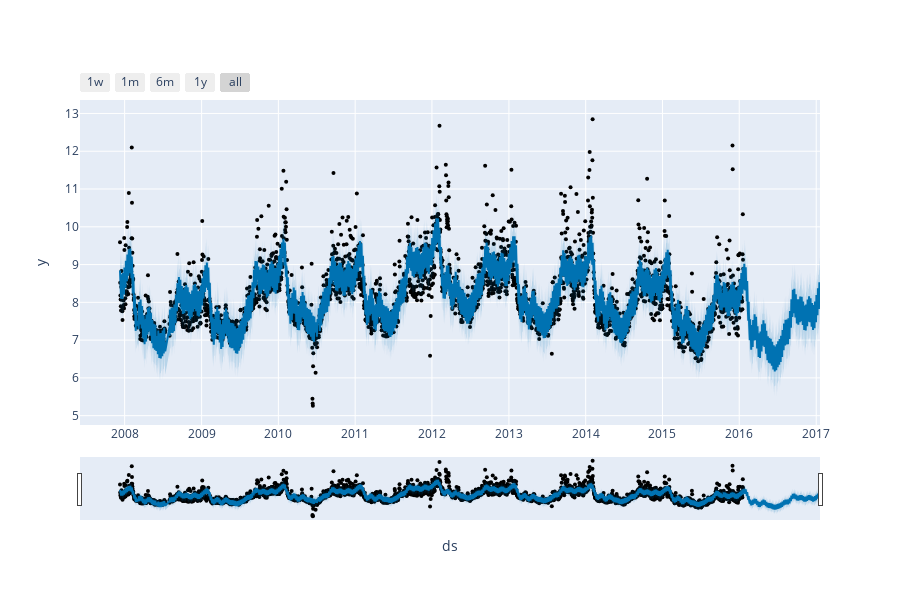

Source (notebook cell):
### Code cell
# Python
from prophet.plot import plot_plotly, plot_components_plotly

plot_plotly(m, forecast)

### Figure 1 — Plotly figure (JSON) as saved in the notebook; plotly's stock layout.template omitted (floating-point values rounded to 4 significant figures; data arrays with more than 128 entries replaced by an {"elided": "..."} marker saying what was removed)
{"data": [{"marker": {"color": "black", "size": 4}, "mode": "markers", "name": "Actual", "type": "scatter", "x": {"elided": "2905 str values"}, "y": {"elided": "2905 float values"}}, {"hoverinfo": "skip", "line": {"width": 0}, "mode": "lines", "type": "scatter", "x": {"elided": "3270 str values"}, "y": {"elided": "3270 float values"}}, {"fill": "tonexty", "fillcolor": "rgba(0, 114, 178, 0.2)", "line": {"color": "#0072B2", "width": 2}, "mode": "lines", "name": "Predicted", "type": "scatter", "x": {"elided": "3270 str values"}, "y": {"elided": "3270 float values"}}, {"fill": "tonexty", "fillcolor": "rgba(0, 114, 178, 0.2)", "hoverinfo": "skip", "line": {"width": 0}, "mode": "lines", "type": "scatter", "x": {"elided": "3270 str values"}, "y": {"elided": "3270 float values"}}], "layout": {"height": 600, "showlegend": false, "width": 900, "xaxis": {"rangeselector": {"buttons": [{"count": 7, "label": "1w", "step": "day", "stepmode": "backward"}, {"count": 1, "label": "1m", "step": "month", "stepmode": "backward"}, {"count": 6, "label": "6m", "step": "month", "stepmode": "backward"}, {"count": 1, "label": "1y", "step": "year", "stepmode": "backward"}, {"step": "all"}]}, "rangeslider": {"visible": true}, "title": {"text": "ds"}, "type": "date"}, "yaxis": {"title": {"text": "y"}}}}
